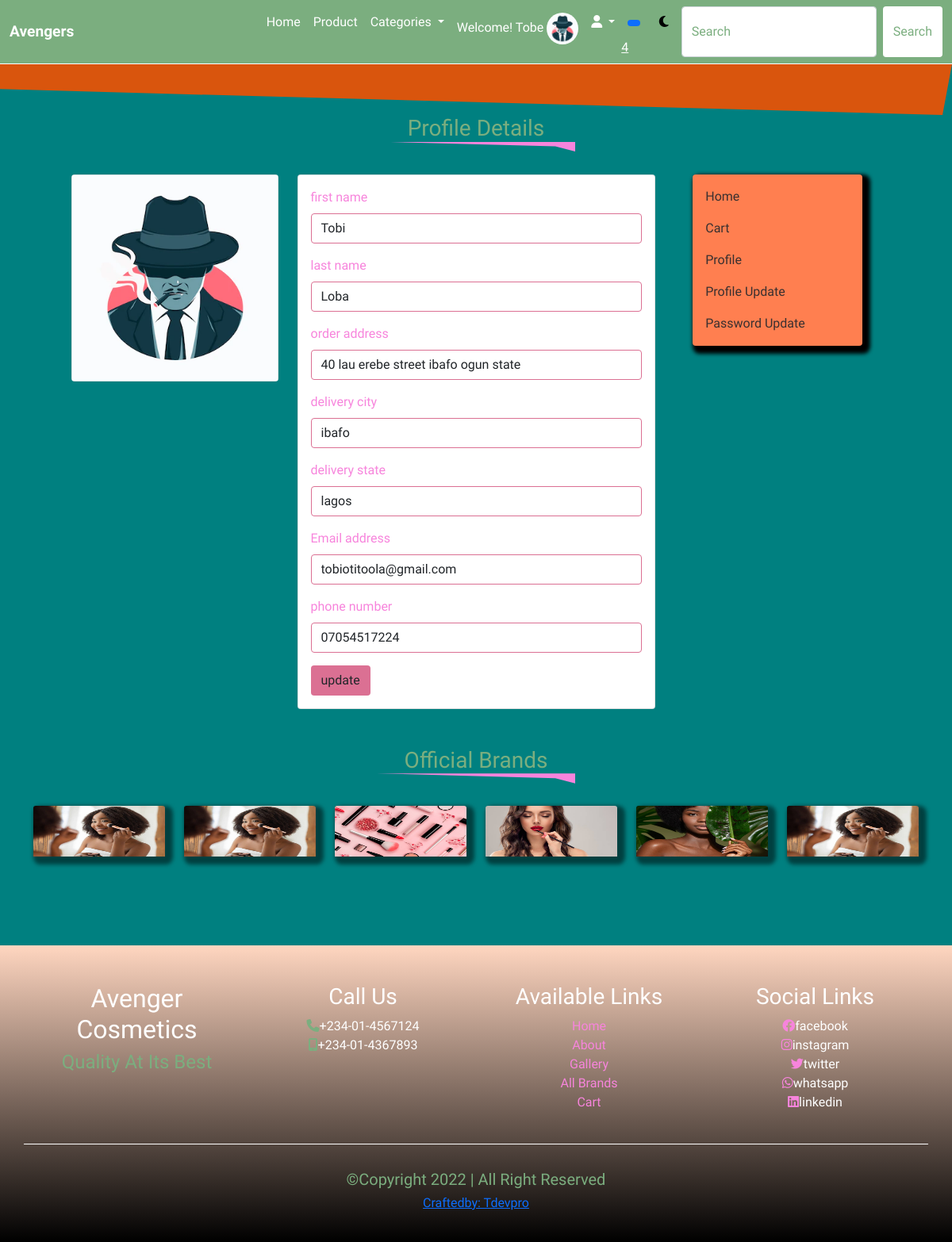
The page /profile (signed in) on the database its author committed.
### account/models.py (models this page shows)
class Profile(models.Model):
    user = models.OneToOneField(User, on_delete=models.CASCADE)
    first_name = models.CharField(max_length=50)
    last_name = models.CharField(max_length=50)
    email = models.EmailField(max_length=50)
    phone = models.CharField(max_length=20)
    address = models.CharField(max_length=250)
    city = models.CharField(max_length=250)
    state = models.CharField(max_length=250)
    profile_img = models.ImageField(upload_to='profile', default='profile/mysterious-mafia-man-smoking-cigarette_52683-34828.webp')
    class Meta:
        db_table = 'profile'
        managed = True
        verbose_name = 'Profiles'
        verbose_name_plural = 'Profile'

### mainapp/views.py (the view)
# urls.py: path('profile',profile, name='profile'),
@login_required(login_url='signin')
def profile(request):
    profile = Profile.objects.get(user__username = request.user.username)
    context ={
        'profile':profile
    }
    return render(request, 'profile.html', context)

### mainapp/context_processor.py (called while the page is built)
def catedropdown(request):
    categories = Category.objects.all()
    context ={
        'categories':categories
    }
    return context

def itemcount(request):
    item_count = Shopcart.objects.filter(user__username = request.user.username, paid=False)
    cart_counter = 0
    for item in item_count:
        cart_counter += item.item_carted
    context = {
        'cart_counter': cart_counter
    }
    return context

### mainapp/templates/profile.html (shortened to what this page needs)
 {% extends 'base.html' %}
 {% block header %}{% include "header.html" %}{% endblock header %}
{% block content %}
<div class="content">
  <div class="profile">
    <div class="container">
      <h3 class="title">profile details</h3>
      <div class="row justify-content-center gy-5">
        <div class="col-1 col-sm-2 col-md-2 col-lg-3 order-lg-0 d-none d-lg-block">
          <div class="card newimg">
            <img src="{{profile.profile_img.url}}" alt="">
          </div>
        </div>
        <div class="col-8 col-sm-8 col-md-7 col-lg-5 order-0 order-lg-1">
          <div class="card">
            <div class="card-body">
              <div class="address">
                <form>
                  <div class="mb-3">
                    <label for="exampleInputText1" class="form-label">first name</label>
                    <input type="text" value="{{profile.first_name|title}}" class="form-control" id="exampleInputText1" aria-describedby="textHelp">
                  </div>
                  <div class="mb-3">
                    <label for="exampleInputText1" class="form-label">last name </label>
                    <input type="text" value="{{profile.last_name|title}}" class="form-control" id="exampleInputText1" aria-describedby="textHelp">
                  </div>
                  <div class="mb-3">
                    <label for="exampleInputText1" class="form-label">order address</label>
                    <input type="text" value="{{profile.address}}" class="form-control" id="exampleInputText1" aria-describedby="textHelp">
                  </div>
                  <div class="mb-3">
                    <label for="exampleInputText1" class="form-label">delivery city</label>
                    <input type="text" value="{{profile.city}}" class="form-control" id="exampleInputText1" aria-describedby="textHelp">
                  </div>
                  <div class="mb-3">
                    <label for="exampleInputText1" class="form-label">delivery state</label>
                    <input type="text" value="{{profile.state}}" class="form-control" id="exampleInputText1" aria-describedby="textHelp">
                  </div>
                  <div class="mb-3">
                    <label for="exampleInputEmail1" class="form-label">Email address</label>
                    <input type="text" value="{{profile.email}}" class="form-control" id="exampleInputText1" aria-describedby="textHelp">
                  </div>
                  <div class="mb-3">
                    <label for="exampleInputText1" class="form-label">phone number</label>
                    <input type="text" value="{{profile.phone}}" class="form-control" id="exampleInputText1">
                  </div>
                  <button type="submit" class="btn">update</button>
                </form>
              </div>
            </div>
          </div>
        </div>
        <div class="col-8 col-sm-8 col-md-5  col-lg-3 order-1 order-lg-2 advert">
           <div class="row justify-content-center">
            <div class="col-12 col-lg-10 mb-4">
              <div class="card">
                <div class="card-body purple">
                  <p class="card-text"><a href="{% url 'index' %}">home</a></p>
                  <p class="card-text"><a href="#">cart</a></p>
                  <p class="card-text"><a href="{% url 'profile' %}">profile</a></p>
                  <p class="card-text"><a href="{% url 'profile_update' %}">profile update</a></p>
                  <p class="card-text"><a href="#">password update</a></p>
                </div>
               </div>
            </div>
           </div>
        </div>
      </div>
    </div>
  </div>
</div>
  {% include "brands.html" %}
{% endblock content %}
{% block footer %}{% include "footer.html" %}{% endblock footer %}

### mainapp/templates/header.html (shortened to what this page needs)
<nav class="navbar navbar-expand-lg sticky-top our_border" data-aos="fade-down" data-aos-duration="3000">
    <div class="container-fluid">
      <a class="navbar-brand" href="/index.html">Avengers</a>
      <div class="collapse navbar-collapse" id="navbarSupportedContent">
        <ul class="navbar-nav ms-auto mb-2 mb-lg-0">
          <li class="nav-item">
            <a class="nav-link active" aria-current="page" href="{% url 'index' %}">Home</a>
          </li>
          <li class="nav-item">
            <a class="nav-link" href="{% url 'product' %}">product</a>
          </li>
          <li class="nav-item dropdown">
            <a class="nav-link dropdown-toggle" href="#" id="navbarDropdown" role="button" data-bs-toggle="dropdown" aria-expanded="false">
              categories
            </a>
          </li>
          <li class="nav-item">
            {% if request.user.is_authenticated %}
              {% if user.first_name %}
              <a class="nav-link" href="{% url 'profile' %}">Welcome! {{user.first_name}}
                <img src="{{user.profile.profile_img.url}}" style="width:40px;border-radius:100%;">
              </a>
              {% else %}
              <a class="nav-link" href="{% url 'profile' %}">Welcome! {{user.username}}
                <img src="{{user.profile.profile_img.url}}" style="width:40px;border-radius:100%;">
              </a>
              {% endif %}
            {% endif %}
          </li>
          <li class="nav-item dropdown">
            <a class="nav-link dropdown-toggle" href="#" id="navbarDropdown" role="button" data-bs-toggle="dropdown" aria-expanded="false">
              <i class="fa-solid fa-user"></i>
            </a>
          </li>
          <li class="nav-item me-2">
            <a class="nav-link">
              <span class="badge rounded-pill bg-primary">
                {% if cart_counter > 0 %}
                  <span class="badge rounded-pill bg-warning text-white"><a href="{% url 'cart' %}">{{cart_counter}}</a></span>
                {% else %}
                  <span class="badge rounded-pill bg-danger text-white"><a href="{% url 'cart' %}">0</a></span>
                {% endif %}
              </span>
            </a>
          </li>
          <li class="nav-item me-2">
             <a  class="nav-link">
                 <div class="modemoon">
                  <i class="fa-solid fa-moon"></i>
                 </div>
            </a>
          </li>
        <form class="d-flex">
          <input class="form-control me-2" type="search" placeholder="Search" aria-label="Search">
          <button class="btn search_btn" type="submit">Search</button>
        </form>
      </div>
    </div>
  </nav>

### mainapp/static/style.css (style rules this page uses)
* { margin: 0; padding: 0; box-sizing: border-box; }
:root { --main-bg: #7BAE7F; --header: white; --footer: linear-gradient(to top, black, #ffd6c0); --header-tg: #f784dc; --emma: pink; --h1: 2rem; --a:1rem; --a-weight:500; --mix: linear-gradient( plum, red); --body: white; --hero-bg: #ffdac5; --xs-h1:1.2rem; --moon-sun: black; --ola-title:var(--main-bg) }
body { background: var(--body); font-family: 'Oleo Script Swash Caps', cursive; }
.modemoon .fa-solid { color:var(--moon-sun) }
.navbar { background: var(--main-bg); }
.navbar .navbar-brand { color: var(--header); text-transform: capitalize; font-weight: 900; font-size: var(--h1); }
#navbarSupportedContent a { color: var(--header); text-transform: capitalize; font-weight: var(--a-weight); font-size: var(--a); }
.navbar input[type="search"] { color: var(--main-bg); }
.navbar input[type="search"]::placeholder { color:var(--main-bg) }
.navbar .search_btn { background: var(--header); color:var(--main-bg); font-size: var(--a); font-weight: var(--a-weight); }
.our_border { border-bottom: 1px solid white; }
.content p { color:var(--header-tg); font-weight: var(--a-weight); }
.title { color:var(--ola-title); font-weight: var(--a-weight); text-align: center; margin-bottom: 1rem; text-transform: capitalize; }
@media (max-width:1200px) { body { background: teal; } }
.navbar .navbar-brand { font-size:var(--xs-h1); }
.address label { color: #f784dc; }
.address input { border: 1px solid palevioletred; }
.address .btn { background: palevioletred; }
.profile .title::after { content: ""; background: var(--header-tg); display: block; height: 25px; width: 250px; margin-left: auto; margin-right: auto; clip-path:polygon(100% 0,100% 50%, 90% 24%, 0 0) ; }
.advert .card { border: none; box-shadow: 5px 5px 5px 5px black; background: coral ; }
.card .purple a { text-decoration: none; color: rgb(57, 48, 48); text-transform: capitalize; transition: 0.2s; }
.profile .card { transition: 0.5s ease; }

### rows shown on the page
Profile: profile_img (picture), first_name "Tobi", last_name "Loba", address "40 lau erebe street ibafo ogun state", city "ibafo", state "lagos", email "tobiotitoola@gmail.com", phone "07054517224"

### other values the page prints
{{ user.first_name }} "Tobe"
{{ cart_counter }} "4"
